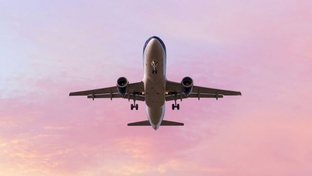
#> input picture imagens/AVIAO_01.jpg, 312 x 176 px, shrunk from 640 x 360 before the run
$ python entrega.py
#> lines starting #> are read from the running program, lines starting #| are printed output that depends on the picture; after the words box and inside, x2 and y2 are one past the last pixel; in counts of white or black regions, pixels touching at a corner belong together
import math
import numpy as np
import cv2
import matplotlib.pyplot as plt


def aviao():
    # Importa e converta para RGB
    img = cv2.imread('./imagens/AVIAO_01.jpg')
#> img is the input picture: shape (176, 312, 3); mean B, G, R 193.3, 177.9, 212.5
    img = cv2.cvtColor(img, cv2.COLOR_BGR2RGB)

    # Convertendo para preto e branco (RGB -> Gray Scale -> BW)
    img_gray = cv2.cvtColor(img, cv2.COLOR_RGB2GRAY)
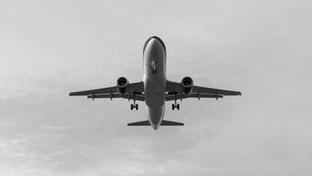
#> img_gray: shape (176, 312); min 0, max 245, mean 190
    a = img_gray.max()
#> a = 245
    _, thresh = cv2.threshold(img_gray, a / 2 * 1.7, a, cv2.THRESH_BINARY_INV)
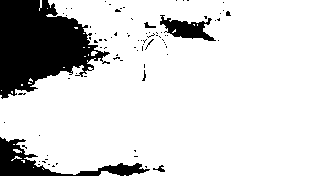
#> thresh: shape (176, 312); values 0 (black) and 245 (white), 83% white; 83 black regions (78 under 20 px), largest, box (x1, y1, x2, y2) and area: (0, 0, 110, 99) 6598, (0, 137, 150, 176) 1690, (160, 15, 216, 41) 698, (153, 165, 165, 172) 38, (144, 22, 156, 28) 35

    tamanhoKernel = 5
    kernel = np.ones((tamanhoKernel, tamanhoKernel), np.uint8)
    thresh_open = cv2.morphologyEx(thresh, cv2.MORPH_OPEN, kernel)
#> thresh_open: shape (176, 312); values 0 (black) and 245 (white), 81.1% white; 31 black regions (26 under 20 px), largest, box (x1, y1, x2, y2) and area: (0, 0, 110, 99) 7107, (0, 137, 165, 176) 2061, (137, 15, 220, 51) 1042, (142, 64, 146, 81) 25, (226, 11, 231, 16) 20

    # Filtro de ruído (bluring)
    img_blur = cv2.blur(img_gray, ksize=(tamanhoKernel, tamanhoKernel))

    # Detecção borda com Canny (sem blurry)
    edges_gray = cv2.Canny(image=img_gray, threshold1=a / 2, threshold2=a / 2)
#> edges_gray: shape (176, 312); 2.1% white in thin lines or dots, all inside (x1, y1, x2, y2) = (69, 36, 242, 131)
    # Detecção borda com Canny (com blurry)
    edges_blur = cv2.Canny(image=img_blur, threshold1=a / 2, threshold2=a / 2)
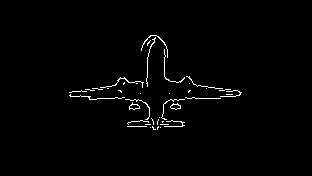
#> edges_blur: shape (176, 312); 1.4% white in thin lines or dots, all inside (x1, y1, x2, y2) = (69, 35, 242, 130)

    # contorno
    contours, hierarchy = cv2.findContours(
        image=edges_gray,
        mode=cv2.RETR_TREE,
        method=cv2.CHAIN_APPROX_SIMPLE)
#> contours = 53 contours, 45 with area under 20; largest, box (x1, y1, x2, y2) and area: (69, 77, 184, 131) 358, (160, 120, 184, 126) 86, (127, 120, 151, 126) 78, (117, 77, 128, 86) 53, (142, 36, 242, 101) 48, (130, 104, 139, 110) 27, (151, 61, 158, 74) 24, (172, 104, 180, 110) 22
    contours = sorted(contours, key=cv2.contourArea, reverse=True)
    img_copy = img.copy()
    final = cv2.drawContours(img_copy, contours, contourIdx=-1,
                             color=(255, 0, 0), thickness=1)

    # plot imagens
    imagens2 = [img, img_blur, img_gray, edges_gray, edges_blur, thresh, thresh_open]
    imagens = final

    formatoX = math.ceil(len(imagens2) ** .5)
#> formatoX = 3

    if (formatoX ** 2 - len(imagens2)) > formatoX:
        formatoY = formatoX - 1
    else:
        formatoY = formatoX
#> formatoY = 3
    for i in range(len(imagens2)):
        plt.subplot(formatoY, formatoX, i + 1)
        plt.imshow(imagens2[i], 'gray')
        plt.xticks([]), plt.yticks([])
#> this loop made 7 passes

    plt.show()

    plt.imshow(imagens)
    plt.show()


def castelo():
    # Importa e converta para RGB
    img = cv2.imread('./imagens/CASTELO_01.jpeg')
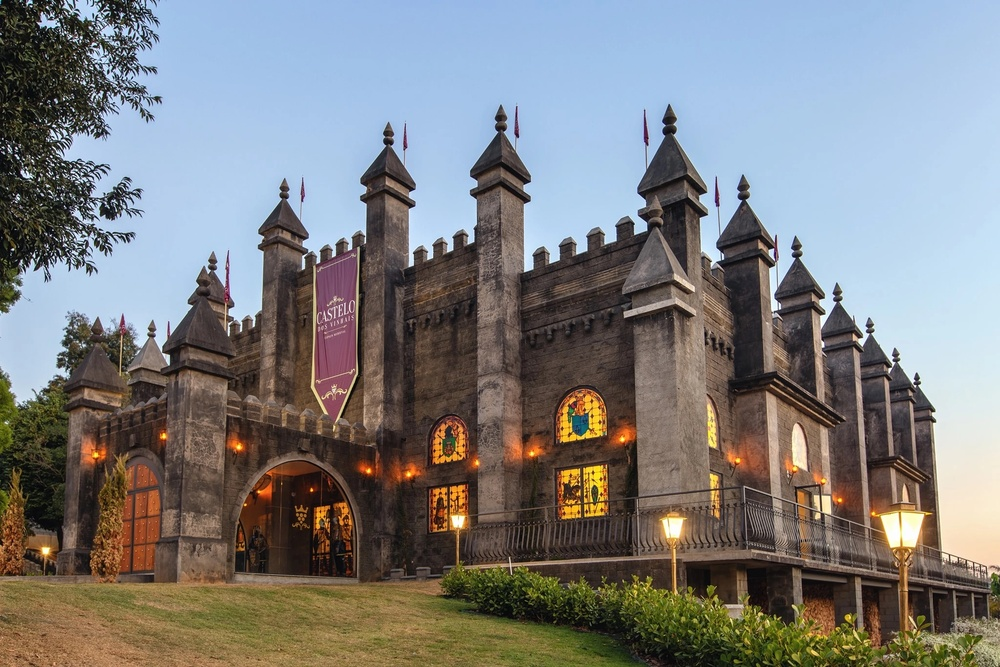
#> input picture imagens/CASTELO_01.jpeg, 1000 x 667 px, shrunk from 2048 x 1365 before the run
#> img is the input picture: shape (667, 1000, 3); mean B, G, R 125.5, 125.3, 125.3
    img = cv2.cvtColor(img, cv2.COLOR_BGR2RGB)

    # Convertendo para preto e branco (RGB -> Gray Scale -> BW)
    img_gray = cv2.cvtColor(img, cv2.COLOR_RGB2GRAY)
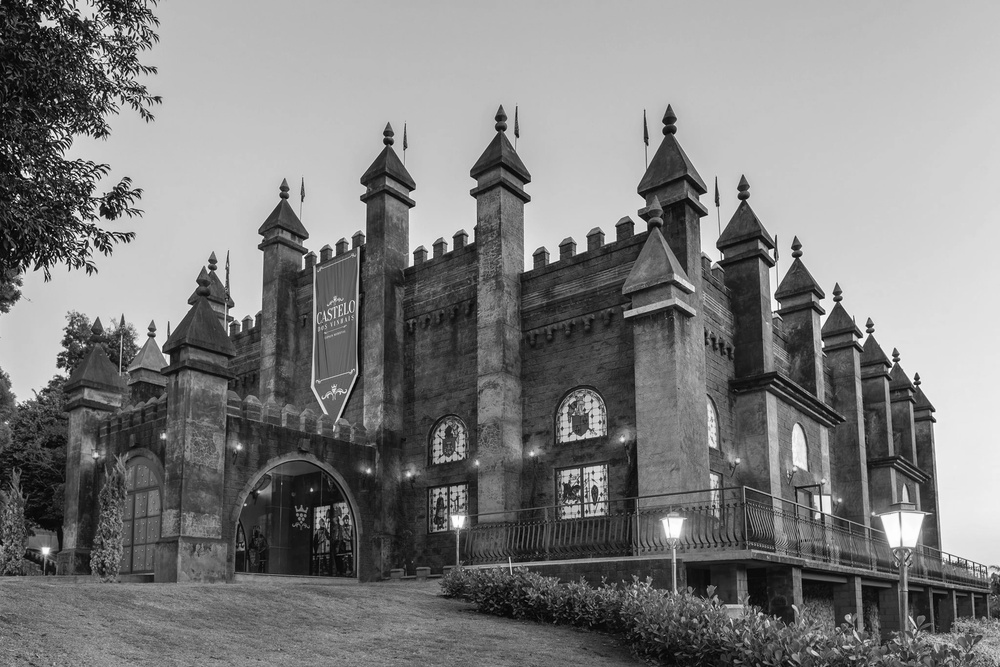
#> img_gray: shape (667, 1000); min 0, max 255, mean 125.3
    a = img_gray.max()
#> a = 255
    _, thresh = cv2.threshold(img_gray, a / 2 * 1.7, a, cv2.THRESH_BINARY_INV)
#> thresh: shape (667, 1000); 94.8% white; 1014 black regions (979 under 20 px), largest, box (x1, y1, x2, y2) and area: (840, 204, 1000, 568) 26953, (881, 512, 924, 548) 1074, (524, 204, 560, 272) 459

    tamanhoKernel = 5
    kernel = np.ones((tamanhoKernel, tamanhoKernel), np.uint8)
    thresh_open = cv2.morphologyEx(thresh, cv2.MORPH_OPEN, kernel)
#> thresh_open: shape (667, 1000); 94.1% white; 429 black regions (365 under 20 px), largest, box (x1, y1, x2, y2) and area: (806, 204, 1000, 571) 28303, (878, 512, 924, 552) 1150, (409, 208, 474, 267) 755

    # Filtro de ruído (bluring)
    img_blur = cv2.blur(img_gray, ksize=(tamanhoKernel, tamanhoKernel))
#> img_blur: shape (667, 1000)

    # Detecção borda com Canny (sem blurry)
    edges_gray = cv2.Canny(image=img_gray, threshold1=a / 2, threshold2=a / 2)
#> edges_gray: shape (667, 1000); 11.9% white in thin lines or dots
    # Detecção borda com Canny (com blurry)
    edges_blur = cv2.Canny(image=img_blur, threshold1=a / 2, threshold2=a / 2)
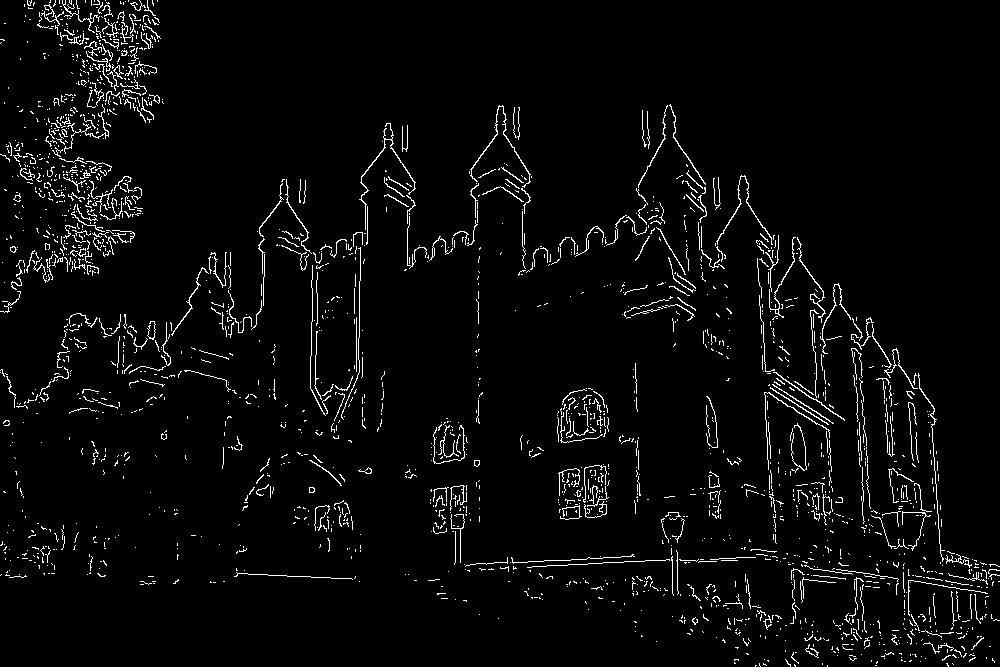
#> edges_blur: shape (667, 1000); 3.7% white in thin lines or dots

    # contorno
    contours, hierarchy = cv2.findContours(
        image=edges_gray,
        mode=cv2.RETR_TREE,
        method=cv2.CHAIN_APPROX_SIMPLE)
#> contours = 9221 contours, 8900 with area under 20; largest, box (x1, y1, x2, y2) and area: (562, 104, 708, 296) 3202, (637, 133, 708, 214) 2628, (340, 105, 575, 274) 1148, (557, 388, 607, 443) 1094, (739, 283, 932, 556) 970
    contours = sorted(contours, key=cv2.contourArea, reverse=True)
    img_copy = img.copy()
    final = cv2.drawContours(img_copy, contours, contourIdx=-1,
                             color=(255, 0, 0), thickness=1)
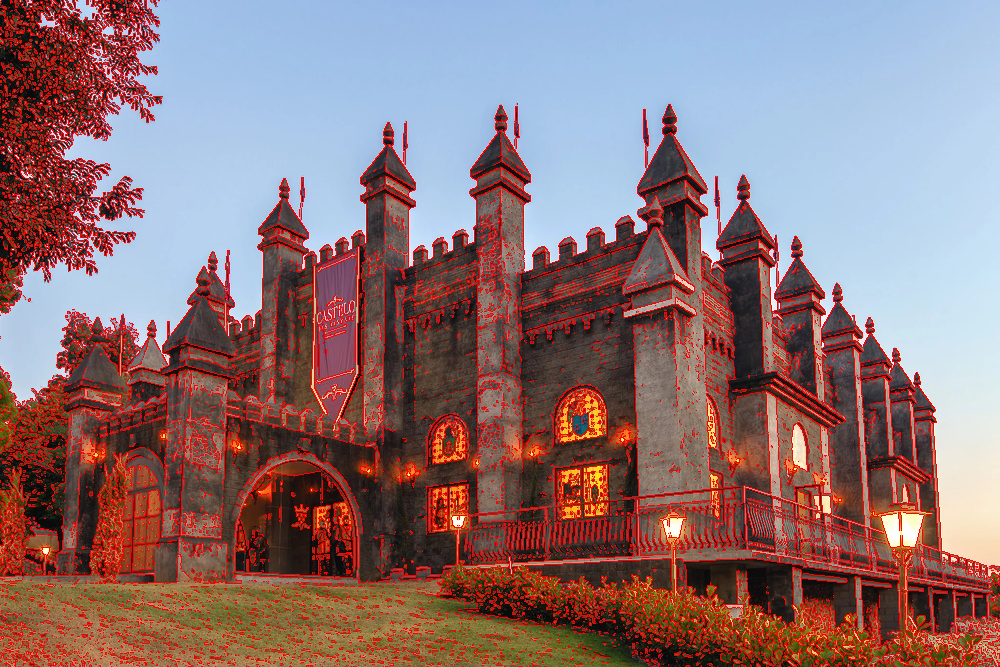
#> final: shape (667, 1000, 3); mean R, G, B 143.3, 114.6, 117

    # plot imagens
    imagens2 = [img, img_blur, img_gray, edges_gray, edges_blur, thresh, thresh_open]
    imagens = final

    formatoX = math.ceil(len(imagens2) ** .5)
#> formatoX = 3

    if (formatoX ** 2 - len(imagens2)) > formatoX:
        formatoY = formatoX - 1
    else:
        formatoY = formatoX
#> formatoY = 3
    for i in range(len(imagens2)):
        plt.subplot(formatoY, formatoX, i + 1)
        plt.imshow(imagens2[i], 'gray')
        plt.xticks([]), plt.yticks([])

    plt.show()

    plt.imshow(imagens)
    plt.show()


aviao()
castelo()
